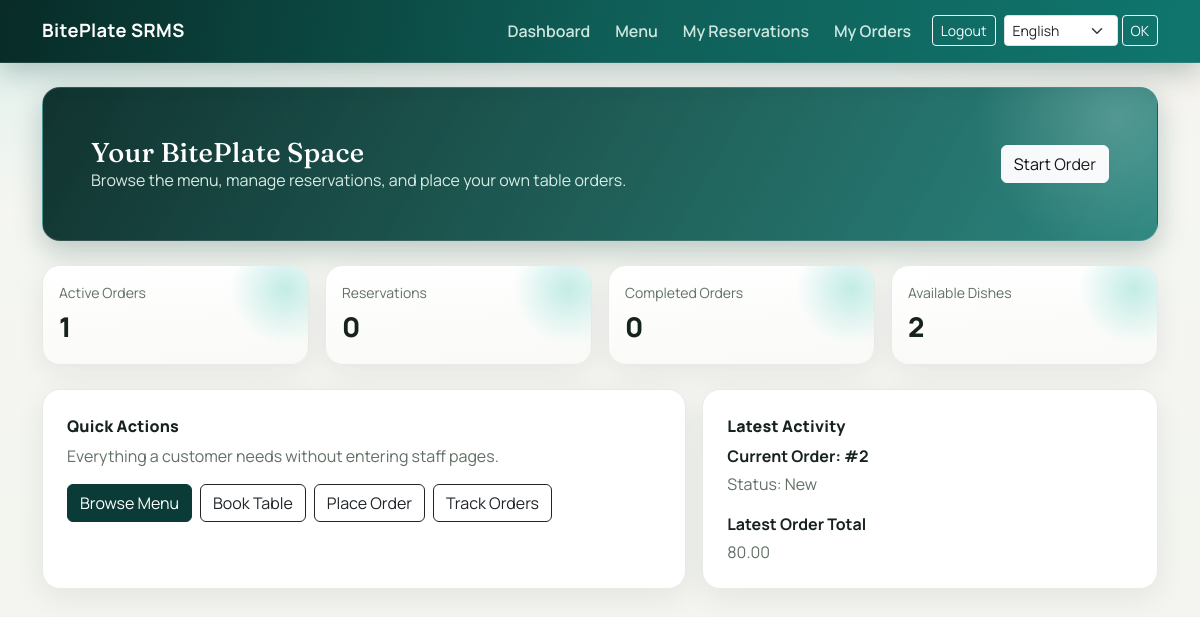
The page /en/ (signed in) on the database its author committed.
### restaurant/models.py (models this page shows, shortened)
class Order(models.Model):
    STATUS_NEW = "new"
    STATUS_SENT_TO_KITCHEN = "sent_to_kitchen"
    STATUS_PREPARING = "preparing"
    STATUS_READY = "ready"
    STATUS_SERVED = "served"
    STATUS_CANCELLED = "cancelled"
    STATUS_COMPLETED = "completed"
    STATUS_CHOICES = [
        (STATUS_NEW, "New"),
        (STATUS_SENT_TO_KITCHEN, "Sent to Kitchen"),
        (STATUS_PREPARING, "Preparing"),
        (STATUS_READY, "Ready"),
        (STATUS_SERVED, "Served"),
        (STATUS_CANCELLED, "Cancelled"),
        (STATUS_COMPLETED, "Completed"),
    ]
    table = models.ForeignKey(Table, on_delete=models.PROTECT, related_name="orders")
    waiter = models.ForeignKey(Waiter, on_delete=models.SET_NULL, null=True, blank=True, related_name="orders")
    customer = models.ForeignKey(User, on_delete=models.SET_NULL, null=True, blank=True, related_name="orders")
    reservation = models.ForeignKey(Reservation, on_delete=models.SET_NULL, null=True, blank=True, related_name="orders")
    status = models.CharField(max_length=30, choices=STATUS_CHOICES, default=STATUS_NEW)
    order_date = models.DateTimeField(default=timezone.now)
    notes = models.TextField(blank=True)
    class Meta:
        ordering = ["-order_date"]
    @property
    def total_amount(self):
        return sum((item.sub_total for item in self.items.all()), Decimal("0.00"))

class OrderItem(models.Model):
    order = models.ForeignKey(Order, on_delete=models.CASCADE, related_name="items")
    menu_item = models.ForeignKey(MenuItem, on_delete=models.PROTECT, related_name="order_items")
    quantity = models.PositiveIntegerField(default=1)
    unit_price = models.DecimalField(max_digits=10, decimal_places=2, editable=False)
    class Meta:
        ordering = ["id"]
    @property
    def sub_total(self):
        return self.unit_price * self.quantity

### restaurant/views.py (the view, shortened to what this page needs)
# urls.py: path("", views.dashboard, name="dashboard"),
@login_required
def dashboard(request):
    if _is_customer(request.user):
        return render(request, "restaurant/customer_dashboard.html", _customer_dashboard_context(request.user))

### restaurant/templatetags/restaurant_tags.py (called while the page is built)
@register.filter(name='has_group')
def has_group(user, group_name):
    if not user.is_authenticated:
        return False
    return user.groups.filter(name=group_name).exists()

### restaurant/views.py (called while the page is built)
def _is_customer(user):
    return user.is_authenticated and user.groups.filter(name="Customer").exists() and not user.is_superuser

def _customer_dashboard_context(user):
    customer_orders = Order.objects.filter(customer=user).prefetch_related("items__menu_item")
    customer_reservations = Reservation.objects.filter(customer=user)
    active_order = customer_orders.exclude(status__in=[Order.STATUS_COMPLETED, Order.STATUS_CANCELLED]).first()
    return {
        "reservation_count": customer_reservations.count(),
        "active_orders": customer_orders.exclude(status__in=[Order.STATUS_COMPLETED, Order.STATUS_CANCELLED]).count(),
        "completed_orders": customer_orders.filter(status=Order.STATUS_COMPLETED).count(),
        "latest_reservation": customer_reservations.order_by("-reservation_time").first(),
        "latest_order": customer_orders.first(),
        "active_order": active_order,
        "menu_count": MenuItem.objects.filter(is_active=True).count(),
    }

### restaurant/templates/restaurant/customer_dashboard.html (shortened to what this page needs)
{% extends 'base.html' %}
{% load i18n %}
{% block content %}
<div class="hero p-4 p-md-5 mb-4">
  <div class="row align-items-center">
    <div class="col-md-8">
      <h2 class="page-title text-white">{% translate "Your BitePlate Space" %}</h2>
      <p class="mb-0" style="color: rgba(236,253,245,.9)">{% translate "Browse the menu, manage reservations, and place your own table orders." %}</p>
    </div>
    <div class="col-md-4 text-md-end mt-3 mt-md-0">
      <a class="btn btn-light" href="{% url 'restaurant:order_create' %}">{% translate "Start Order" %}</a>
    </div>
  </div>
</div>
<div class="row g-3 mb-4">
  <div class="col-sm-6 col-lg-3"><div class="site-card stat-card p-3"><p class="muted small mb-1">{% translate "Active Orders" %}</p><div class="stat-value">{{ active_orders }}</div></div></div>
  <div class="col-sm-6 col-lg-3"><div class="site-card stat-card p-3"><p class="muted small mb-1">{% translate "Reservations" %}</p><div class="stat-value">{{ reservation_count }}</div></div></div>
  <div class="col-sm-6 col-lg-3"><div class="site-card stat-card p-3"><p class="muted small mb-1">{% translate "Completed Orders" %}</p><div class="stat-value">{{ completed_orders }}</div></div></div>
  <div class="col-sm-6 col-lg-3"><div class="site-card stat-card p-3"><p class="muted small mb-1">{% translate "Available Dishes" %}</p><div class="stat-value">{{ menu_count }}</div></div></div>
</div>
<div class="row g-3">
  <div class="col-lg-7">
    <div class="site-card p-4 h-100">
      <p class="section-title">{% translate "Quick Actions" %}</p>
      <p class="muted">{% translate "Everything a customer needs without entering staff pages." %}</p>
      <div class="d-flex flex-wrap gap-2 mt-2">
        <a class="btn btn-dark" href="{% url 'restaurant:menu_list' %}">{% translate "Browse Menu" %}</a>
        <a class="btn btn-outline-dark" href="{% url 'restaurant:reservation_create' %}">{% translate "Book Table" %}</a>
        <a class="btn btn-outline-dark" href="{% url 'restaurant:order_create' %}">{% translate "Place Order" %}</a>
        <a class="btn btn-outline-dark" href="{% url 'restaurant:order_list' %}">{% translate "Track Orders" %}</a>
      </div>
    </div>
  </div>
  <div class="col-lg-5">
    <div class="site-card p-4 h-100">
      <p class="section-title">{% translate "Latest Activity" %}</p>
      {% if active_order %}
      <p class="mb-1 fw-bold">{% translate "Current Order" %}: #{{ active_order.id }}</p>
      <p class="muted mb-3">{% translate "Status" %}: {{ active_order.get_status_display }}</p>
      {% endif %}
      {% if latest_order %}
      <p class="mb-1 fw-bold">{% translate "Latest Order Total" %}</p>
      <p class="muted mb-0">{{ latest_order.total_amount }}</p>
      {% else %}
      <p class="muted mb-0">{% translate "No customer activity yet. Start with the menu or create a reservation." %}</p>
      {% endif %}
    </div>
  </div>
</div>
{% endblock %}

### templates/base.html (style rules this page uses)
:root { --bg: #f2f4ee; --panel: #ffffff; --panel-2: #f9faf7; --ink: #16221d; --muted: #607065; --brand: #0f766e; --brand-dark: #0b3b36; --accent: #c2410c; --line: #e6ebe4; --radius: 18px; --shadow-soft: 0 8px 30px rgba(15, 23, 42, .07); --shadow-nav: 0 10px 28px rgba(11, 59, 54, .25); }
body { font-family: 'Manrope', sans-serif; color: var(--ink); background: radial-gradient(1200px 500px at -8% -12%, rgba(20, 184, 166, .16), transparent 62%), radial-gradient(1000px 500px at 108% -16%, rgba(194, 65, 12, .08), transparent 58%), linear-gradient(180deg, #f6f7f3, var(--bg)); min-height: 100vh; }
h1, h2, h3, h4, h5 { font-family: 'Fraunces', serif; letter-spacing: .2px; }
.site-card { border: 1px solid var(--line); border-radius: var(--radius); box-shadow: var(--shadow-soft); background: var(--panel); overflow: hidden; animation: rise .35s ease both; }
.page-title { font-size: clamp(1.7rem, 2vw, 2.45rem); margin-bottom: 0; }
.muted { color: var(--muted); }
.stat-card { position: relative; isolation: isolate; background: linear-gradient(175deg, var(--panel), var(--panel-2)); }
.stat-card::before { content: ""; position: absolute; width: 130px; height: 130px; border-radius: 50%; top: -42px; right: -42px; background: radial-gradient(circle, rgba(20, 184, 166, .25), transparent 60%); z-index: -1; }
.stat-value { font-weight: 800; font-size: 1.7rem; }
.hero { background: linear-gradient(120deg, rgba(8, 43, 39, .96), rgba(15, 118, 110, .88)); border: 1px solid rgba(255, 255, 255, .15); color: #ecfdf5; border-radius: var(--radius); box-shadow: var(--shadow-nav); overflow: hidden; position: relative; }
.hero::after { content: ""; position: absolute; width: 320px; height: 320px; right: -120px; top: -130px; border-radius: 50%; background: radial-gradient(circle, rgba(255,255,255,.20), transparent 62%); }
.btn-dark { background: var(--brand-dark); border-color: var(--brand-dark); }
.section-title { font-weight: 800; letter-spacing: .2px; margin-bottom: .4rem; }

### rows shown on the page
Order: id "2", status "New", total_amount "80.00"

### other values the page prints
{{ active_orders }} "1"
{{ reservation_count }} "0"
{{ completed_orders }} "0"
{{ menu_count }} "2"
form field language "English"
